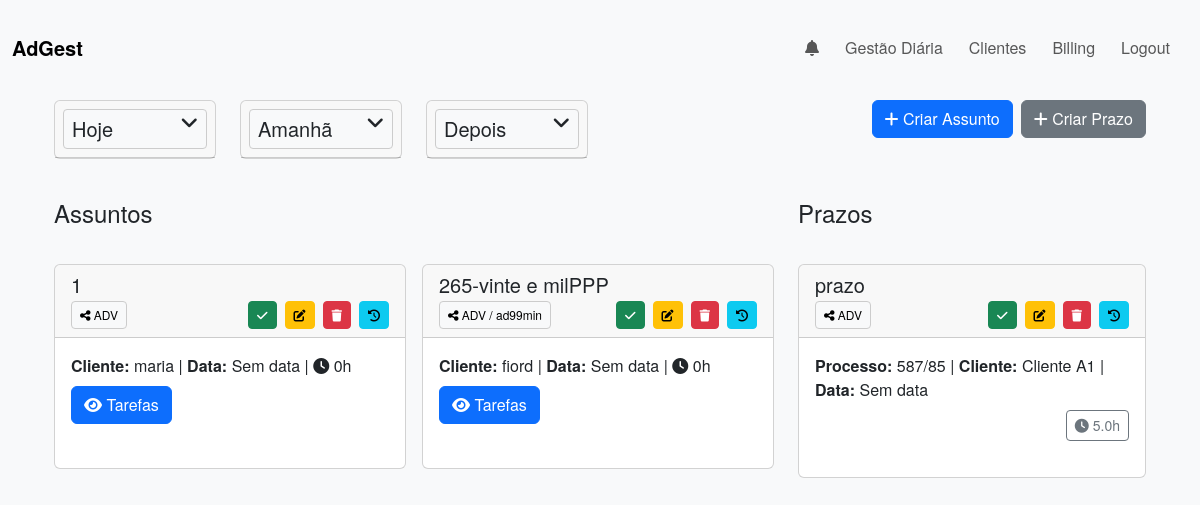
/dashboard (signed in), run on the app's committed database.
### app/models.py (models this page shows, shortened)
class Assunto(db.Model):
    __tablename__ = 'assuntos'
    id = db.Column(db.Integer, primary_key=True)
    user_id = db.Column(db.Integer, db.ForeignKey('users.id'), nullable=False)  # Dono
    client_id = db.Column(db.Integer, db.ForeignKey('clients.id'), nullable=False)
    nome_assunto = db.Column(db.String(100), nullable=False)
    due_date = db.Column(db.Date, nullable=True)
    sort_order = db.Column(db.Integer, default=0)
    horas_assunto = db.Column(db.Float, default=0.0)
    is_completed = db.Column(db.Boolean, default=False)
    is_billed = db.Column(db.Boolean, default=False)
    completed_by = db.Column(db.Integer, db.ForeignKey('users.id'), nullable=True)
    created_at = db.Column(db.DateTime, default=datetime.utcnow)
    updated_at = db.Column(db.DateTime, onupdate=datetime.utcnow)
    tarefas = db.relationship('Tarefa', backref='assunto', cascade="all, delete-orphan", lazy='dynamic')
    shared_with = db.relationship(
        'User',
        secondary=shared_assuntos,
        backref=db.backref('shared_assuntos', lazy='dynamic', overlaps="assuntos_compartilhados,compartilhados"),
        lazy='dynamic',
        overlaps="assuntos_compartilhados,compartilhados"
    )
    user = db.relationship("User", backref="assuntos_criados", foreign_keys=lambda: [Assunto.__table__.c.user_id])

class User(UserMixin, db.Model):
    __tablename__ = 'users'
    id = db.Column(db.Integer, primary_key=True)
    username = db.Column(db.String(100), unique=True, nullable=False)
    nickname = db.Column(db.String(10), nullable=False)
    email = db.Column(db.String(120), unique=True, nullable=False)
    profile_image = db.Column(db.String(120), default='default.jpg')
    password = db.Column(db.String(200), nullable=False)
    role = db.Column(db.String(50), default='advogado')
    __table_args__ = (db.UniqueConstraint('email', name='uq_users_email'),)
    assuntos_compartilhados = db.relationship(
        'Assunto',
        secondary=shared_assuntos,
        backref=db.backref('compartilhados', lazy='dynamic'),
        lazy='dynamic'
    )
    client_shares = db.relationship('ClientShare', backref='user', lazy='dynamic')

class Client(db.Model):
    __tablename__ = 'clients'
    id = db.Column(db.Integer, primary_key=True)
    user_id = db.Column(db.Integer, db.ForeignKey('users.id'), nullable=False)
    name = db.Column(db.String(100), nullable=False)  # unique=True removido
    number_interno = db.Column(db.String(50), nullable=True)
    nif = db.Column(db.String(50), nullable=True)
    address = db.Column(db.String(200), nullable=True)
    email = db.Column(db.String(100), nullable=True)
    telephone = db.Column(db.String(20), nullable=True)
    assuntos = db.relationship('Assunto', backref='client', lazy=True)
    __table_args__ = (
        db.UniqueConstraint('user_id', 'name', name='uq_user_clientname'),
    )
    shares = db.relationship('ClientShare', backref='client', lazy='dynamic')

class PrazoJudicial(db.Model):
    __tablename__ = 'prazos_judiciais'
    id = db.Column(db.Integer, primary_key=True)
    user_id = db.Column(db.Integer, db.ForeignKey('users.id'), nullable=False)
    client_id = db.Column(db.Integer, db.ForeignKey('clients.id'), nullable=False)
    assunto = db.Column(db.String(100), nullable=False)
    processo = db.Column(db.String(100), nullable=False)
    prazo = db.Column(db.Date, nullable=True)
    comentarios = db.Column(db.Text, nullable=True)
    status = db.Column(db.Boolean, default=False)
    horas = db.Column(db.Float, default=0.0)
    is_billed = db.Column(db.Boolean, default=False)
    data_conclusao = db.Column(db.Date, nullable=True)
    completed_by = db.Column(db.Integer, db.ForeignKey('users.id'), nullable=True)
    client = db.relationship('Client', backref='prazos_judiciais')
    shared_with = db.relationship(
        'User',
        secondary=shared_prazos,
        backref=db.backref('shared_prazos', lazy='dynamic', overlaps="prazos_compartilhados,compartilhados"),
        lazy='dynamic',
        overlaps="prazos_compartilhados,compartilhados"
    )
    user = db.relationship("User", backref="prazos_criados", foreign_keys=lambda: [PrazoJudicial.__table__.c.user_id])

### app/routes.py (the view)
@main.route('/dashboard')
@login_required
def dashboard():
    all_assuntos = Assunto.query.filter(
        or_(
            Assunto.user_id == current_user.id,
            Assunto.shared_with.any(id=current_user.id)
        )
    ).order_by(Assunto.sort_order, Assunto.nome_assunto).all()
    assuntos = []
    for assunto in all_assuntos:
        if not assunto.is_completed:
            assuntos.append(assunto)
        else:
            if any(not tarefa.is_completed for tarefa in assunto.tarefas):
                assuntos.append(assunto)
    assuntos_tarefas_visiveis = {}
    for assunto in assuntos:
        if assunto.shared_with.count() > 0:
            tarefas_visiveis = assunto.tarefas
        else:
            tarefas_visiveis = [tarefa for tarefa in assunto.tarefas if tarefa.user_id == current_user.id]
        assuntos_tarefas_visiveis[assunto.id] = tarefas_visiveis
    prazos = PrazoJudicial.query.filter(
        or_(
            PrazoJudicial.user_id == current_user.id,
            PrazoJudicial.shared_with.any(id=current_user.id)
        ),
        PrazoJudicial.status == False
    ).order_by(PrazoJudicial.prazo).all()
    current_date = date.today()
    tomorrow_date = current_date + timedelta(days=1)
    return render_template(
        'dashboard.html',
        assuntos=assuntos,
        assuntos_tarefas_visiveis=assuntos_tarefas_visiveis,
        prazos=prazos,
        current_date=current_date,
        tomorrow_date=tomorrow_date
    )

### app/routes.py (called while the page is built)
@main.context_processor
def inject_notifications():
    if current_user.is_authenticated:
        notifs_nao_lidas = Notification.query.filter_by(
            user_id=current_user.id, is_read=False
        ).order_by(Notification.timestamp.desc()).all()
        unread = len(notifs_nao_lidas)
        return dict(notifications=notifs_nao_lidas, unread_count=unread)
    return dict(notifications=[], unread_count=0)

### app/templates/dashboard.html (shortened to what this page needs)
{% extends "base.html" %}
{% block content %}
<div class="container my-4">
  <div class="row align-items-start mb-3">
    <div class="col-md-2">
      <div class="card">
        <div class="card-header p-2">
          <button class="btn btn-sm btn-light text-dark w-100 fs-5 text-start"
                  type="button" data-bs-toggle="collapse"
                  data-bs-target="#collapseHoje"
                  aria-expanded="false"
                  aria-controls="collapseHoje">
            Hoje <i class="fa-solid fa-angle-down float-end"></i>
          </button>
        </div>
      </div>
    </div>
    <div class="col-md-2">
      <div class="card">
        <div class="card-header p-2">
          <button class="btn btn-sm btn-light text-dark w-100 fs-5 text-start"
                  type="button" data-bs-toggle="collapse"
                  data-bs-target="#collapseAmanha"
                  aria-expanded="false"
                  aria-controls="collapseAmanha">
            Amanhã <i class="fa-solid fa-angle-down float-end"></i>
          </button>
        </div>
      </div>
    </div>
    <div class="col-md-2">
      <div class="card">
        <div class="card-header p-2">
          <button class="btn btn-sm btn-light text-dark w-100 fs-5 text-start"
                  type="button" data-bs-toggle="collapse"
                  data-bs-target="#collapseDepois"
                  aria-expanded="false"
                  aria-controls="collapseDepois">
            Depois <i class="fa-solid fa-angle-down float-end"></i>
          </button>
        </div>
      </div>
    </div>
    <div class="col d-flex justify-content-end">
      <a href="{{ url_for('main.create_assunto') }}" class="btn btn-primary me-2">
        <i class="fa-solid fa-plus"></i> Criar Assunto
      </a>
      <a href="{{ url_for('main.create_prazo') }}" class="btn btn-secondary">
        <i class="fa-solid fa-plus"></i> Criar Prazo
      </a>
    </div>
  </div>
  <div class="row">
    <div class="col-lg-8">
      <h4 class="mb-3">Assuntos</h4>
      <div id="assuntos-container" class="row row-cols-1 row-cols-lg-2 g-3">
        {% for assunto in assuntos %}
        <div class="col" data-id="{{ assunto.id }}">
          <div class="card h-100">
            <div class="card-header">
              <div class="d-flex justify-content-between align-items-center mb-1">
                <h5 class="mb-0 flex-grow-1" style="white-space: normal;">
                  {{ assunto.nome_assunto }}
                </h5>
              </div>
              <div class="d-flex justify-content-between align-items-center">
                <div class="dropdown">
                  <button class="btn btn-sm btn-light dropdown-toggle" data-bs-toggle="dropdown" aria-expanded="false">
                    <i class="fa-solid fa-share-nodes"></i>
                    {{ assunto.user.nickname }}{% for usuario in assunto.shared_with %} / {{ usuario.nickname }}{% endfor %}
                  </button>
                </div>
                <div class="d-flex align-items-center gap-2">
                  <form action="{{ url_for('main.toggle_status_assunto', assunto_id=assunto.id) }}" method="POST" class="d-inline">
                    <button type="submit" class="btn btn-sm btn-success" title="Concluir">
                      <i class="fa-solid fa-check"></i>
                    </button>
                  </form>
                  <a href="{{ url_for('main.edit_assunto', assunto_id=assunto.id) }}" class="btn btn-sm btn-warning" title="Editar">
                    <i class="fa-solid fa-pen-to-square"></i>
                  </a>
                  <form action="{{ url_for('main.delete_assunto', assunto_id=assunto.id) }}" method="POST" class="d-inline">
                    <button type="submit" class="btn btn-sm btn-danger" title="Excluir">
                      <i class="fa-solid fa-trash"></i>
                    </button>
                  </form>
                  <a href="{{ url_for('main.history_assunto', assunto_id=assunto.id) }}" class="btn btn-sm btn-info" title="Histórico">
                    <i class="fa-solid fa-clock-rotate-left"></i>
                  </a>
                </div>
              </div>
            </div>
            <div class="card-body">
              {% set total_horas = 0 %}
              {% for tarefa in assunto.tarefas %}
                {% if tarefa.horas %}
                  {% set total_horas = total_horas + tarefa.horas %}
                {% endif %}
              {% endfor %}
              <p class="mb-2" style="white-space: normal;">
                <strong>Cliente:</strong> {{ assunto.client.name }} |
                <strong>Data:</strong>
                {% if assunto.due_date %}
                  {{ assunto.due_date.strftime('%d/%m/%Y') }}
                {% else %}
                  Sem data
                {% endif %}
                | <i class="fa-solid fa-clock"></i> {{ total_horas|default(0) }}h
              </p>
              <button class="btn btn-primary mb-2" type="button" data-bs-toggle="collapse"
                      data-bs-target="#tarefas-{{ assunto.id }}" aria-expanded="false" aria-controls="tarefas-{{ assunto.id }}">
                <i class="fa-solid fa-eye"></i> Tarefas
              </button>
            </div>
          </div>
        </div>
        {% else %}
        <p class="text-muted">Nenhum assunto cadastrado.</p>
        {% endfor %}
      </div>
    </div>
    <div class="col-lg-4">
      <h4 class="mb-3">Prazos</h4>
      <div class="row row-cols-1 g-3">
        {% for prazo in prazos %}
        <div class="col">
          <div class="card h-100">
            <div class="card-header">
              <div class="d-flex justify-content-between align-items-center mb-1">
                <h5 class="mb-0 flex-grow-1" style="white-space: normal;">
                  {{ prazo.assunto }}
                </h5>
              </div>
              <div class="d-flex justify-content-between align-items-center">
                <div class="dropdown">
                  <button class="btn btn-sm btn-light dropdown-toggle" data-bs-toggle="dropdown" aria-expanded="false">
                    <i class="fa-solid fa-share-nodes"></i>
                    {{ prazo.user.nickname }}
                  </button>
                </div>
                <div class="d-flex align-items-center gap-2">
                  <form action="{{ url_for('main.toggle_status_prazo', prazo_id=prazo.id) }}" method="POST" class="d-inline">
                    <button type="submit" class="btn btn-sm btn-success" title="Concluir">
                      <i class="fa-solid fa-check"></i>
                    </button>
                  </form>
                  <a href="{{ url_for('main.edit_prazo', prazo_id=prazo.id) }}" class="btn btn-sm btn-warning" title="Editar">
                    <i class="fa-solid fa-pen-to-square"></i>
                  </a>
                  <form action="{{ url_for('main.delete_prazo', prazo_id=prazo.id) }}" method="POST" class="d-inline">
                    <button type="submit" class="btn btn-sm btn-danger" title="Excluir">
                      <i class="fa-solid fa-trash"></i>
                    </button>
                  </form>
                  <a href="{{ url_for('main.history_prazo', prazo_id=prazo.id) }}" class="btn btn-sm btn-info" title="Histórico">
                    <i class="fa-solid fa-clock-rotate-left"></i>
                  </a>
                </div>
              </div>
            </div>
            <div class="card-body">
              <p class="card-text mb-2" style="white-space: normal;">
                <strong>Processo:</strong> {{ prazo.processo }} |
                <strong>Cliente:</strong> {{ prazo.client.name }} |
                <strong>Data:</strong>
                {% if prazo.prazo %}
                  {{ prazo.prazo.strftime('%d/%m/%Y') }}
                {% else %}
                  Sem data
                {% endif %}
              </p>
              <div class="d-flex justify-content-end">
                <button class="btn btn-sm btn-outline-secondary add-hours-prazo"
                        data-prazo-id="{{ prazo.id }}" title="Adicionar Horas">
                  <i class="fa-solid fa-clock"></i> {{ prazo.horas|default(0) }}h
                </button>
              </div>
            </div>
          </div>
        </div>
        {% else %}
        <p class="text-muted">Nenhum prazo cadastrado.</p>
        {% endfor %}
      </div>
    </div>
  </div>
</div>
{% endblock %}

### app/static/css/style.css (style rules this page uses)
body { background-color: #f8f9fa; font-family: "Helvetica Neue", Helvetica, Arial, sans-serif; }
.container, .container-fluid { margin-top: 20px; }
.card { margin-bottom: 20px; }
.row { margin-top: 20px; }
.btn-light { border: 1px solid #ccc; }
.dropdown-toggle::after { display: none; }
.mb-2 { margin-bottom: 0.5rem !important; }
.card-header .btn { padding: 0.25rem 0.5rem; font-size: 0.75rem; }

### data on the page
Assunto: nome_assunto "1", user.nickname "ADV", client.name "maria", shows "Sem data", total_horas "0"
Assunto: nome_assunto "265-vinte e milPPP", user.nickname "ADV", client.name "fiord", shows "Sem data", total_horas "0"
User: nickname "ad99min"
PrazoJudicial: assunto "prazo", user.nickname "ADV", processo "587/85", client.name "Cliente A1", shows "Sem data", horas "5.0"
